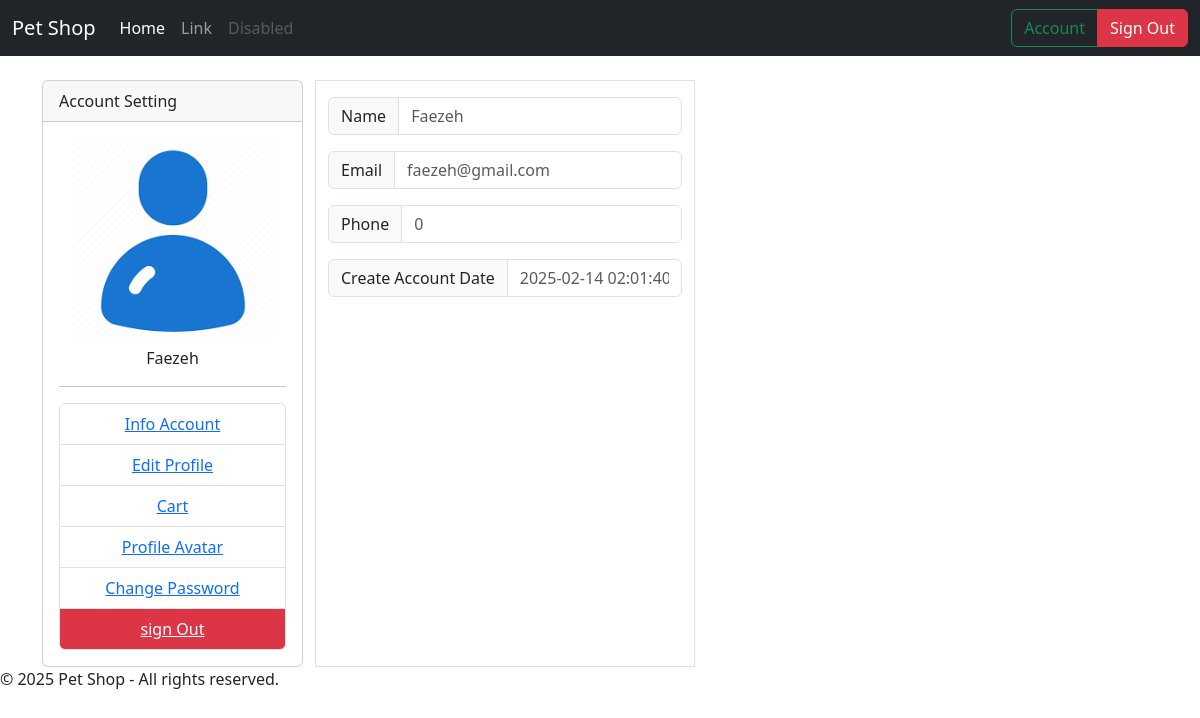
Page /account/info (signed in) on the earlier database version.
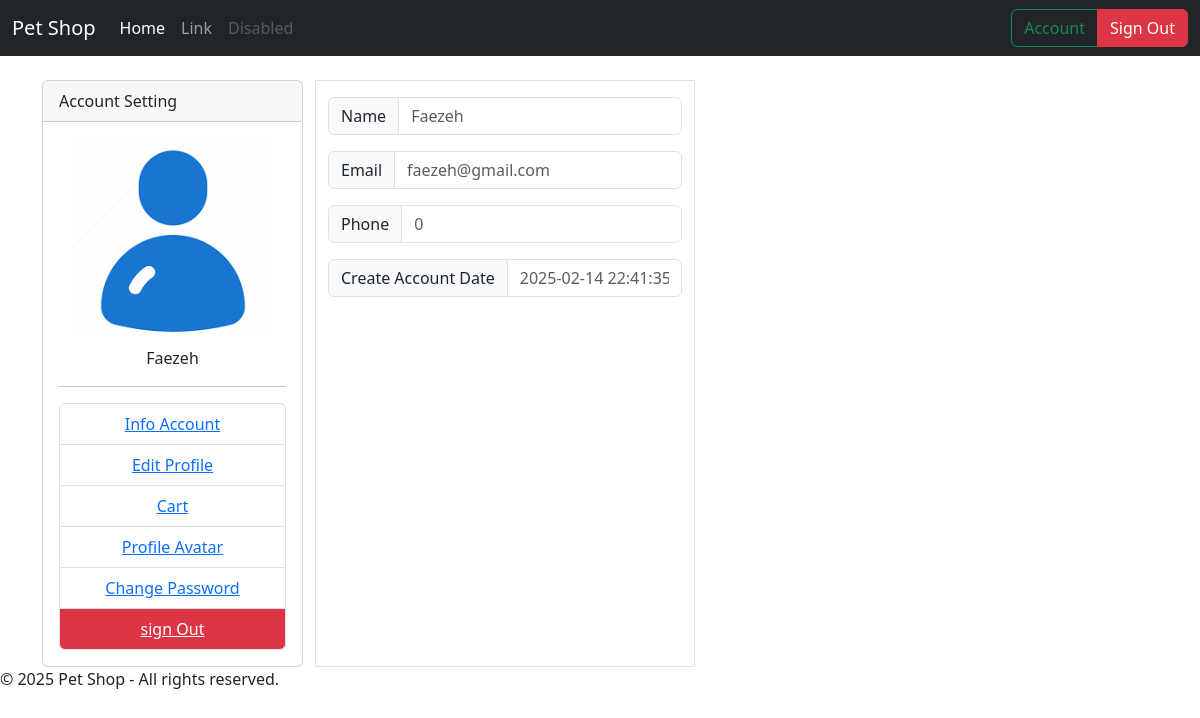
Same page on the later database version.
### models/User.py (models this page shows, shortened)
class Users(db.Model, UserMixin):
    id = Column(Integer, primary_key=True, autoincrement=True)
    name = Column(String(110))
    email = Column(String(110), unique=True)
    _passwd = Column("passwd", String(256))  # رمز عبور هش‌شده
    admin = Column(Boolean(), default=False)
    avatar = Column(String(110), default='/static/img/avatar.png')
    phone = Column(String(20), default='0')
    created_at = Column(DateTime(), default=datetime.utcnow)
    @property
    def passwd(self):
        """مدیریت مقدار هش‌شده رمز عبور"""
        return self._passwd
    @passwd.setter
    def passwd(self, password):
        """هش کردن رمز عبور عادی و ذخیره در _passwd"""
        self._passwd = generate_password_hash(password)

### controller/user.py (the view)
    @login_required
    def account_info(self):
        return render_template('/account/info.html')

### app.py (called while the page is built)
@login.user_loader
def userLoader(user_id):
    return Users.query.get(user_id)

### templates/account/info.html
{% include './header.html' %}
<div class="container">
    <div class="row mt-4">
        {% include "./account/menu.html" %}
        <div class="col-4 border bg-white">
            <div class="input-group mb-3 mt-3">
                <span class="input-group-text" id="basic-addon1">Name</span>
                <input type="text" class="form-control" placeholder="{{ current_user.name }}" aria-label="Username" aria-describedby="basic-addon1" readonly>
            </div>
            <div class="input-group mb-3 mt-3">
                <span class="input-group-text" id="basic-addon1">Email</span>
                <input type="text" class="form-control" placeholder="{{ current_user.email }}" aria-label="Username" aria-describedby="basic-addon1" readonly>
            </div>
            <div class="input-group mb-3 mt-3">
                <span class="input-group-text" id="basic-addon1">Phone</span>
                <input type="text" class="form-control" placeholder="{{ current_user.phone }}" aria-label="Username" aria-describedby="basic-addon1" readonly>
            </div>
            <div class="input-group mb-3 mt-3">
                <span class="input-group-text" id="basic-addon1">Create Account Date</span>
                <input type="text" class="form-control" placeholder="{{ current_user.created_at }}" aria-label="Username" aria-describedby="basic-addon1" readonly>
            </div>
        </div>
    </div>
</div>
{% include './footer.html' %}

### templates/header.html (shortened to what this page needs)
<!DOCTYPE html>
<html lang="en">
<head>
    <link rel="stylesheet" href="{{ url_for('static', filename='css/styles.css') }}">
    <link href="https://cdn.jsdelivr.net/npm/bootstrap@5.3.0/dist/css/bootstrap.min.css" rel="stylesheet">
</head>
<body>
    <nav class="navbar navbar-expand-lg navbar-dark bg-dark">
        <div class="container-fluid">
          <a class="navbar-brand" href="#">Pet Shop</a>
          <div class="collapse navbar-collapse" id="navbarTogglerDemo02">
            <ul class="navbar-nav me-auto mb-2 mb-lg-0">
              <li class="nav-item">
                <a class="nav-link active" aria-current="page" href="#">Home</a>
              </li>
              <li class="nav-item">
                <a class="nav-link" href="#">Link</a>
              </li>
              <li class="nav-item">
                <a class="nav-link disabled" aria-disabled="true">Disabled</a>
              </li>
            </ul>
            <form class="d-flex" role="search">
              {% if current_user.is_authenticated %}
              <div class="btn-group" role="group">
                <a href="{{ url_for('account') }}" class="btn btn-outline-success">Account</a>
                <a href="{{ url_for('SignOut') }}" class="btn btn-danger">Sign Out</a>
              </div>
              {% else %}
              <div class="btn-group" role="group">
                <a href="{{ url_for('SignIn') }}" class="btn btn-outline-warning">Sign In</a>
                <a href="{{ url_for('SignUp') }}" class="btn btn-outline-info">Sign Up</a>
              </div>
              {% endif %}
            </form>
          </div>
        </div>
      </nav>

### templates/account/menu.html
<dev class="col-3">
    <div class="card">
        <div class="card-header">Account Setting</div>
        <div class="card-body text-center">
            <img src="{{ url_for('static' , filename=current_user.avatar) }}" width="200" height="200" alt="">
            <p class="text-center mt-2">{{ current_user.name }}</p>
            <hr>
            <ul class="list-group">
                <li class="list-group-item"><a class="link" href="{{ url_for('account_info') }}">Info Account</a></li>
                <li class="list-group-item"><a class="link" href="{{ url_for('account_edit') }}">Edit Profile</a></li>
                <li class="list-group-item"><a class="link" href="{{ url_for('view_cart') }}">Cart</a></li>
                <li class="list-group-item"><a class="link" href="{{ url_for('account_avatar') }}">Profile Avatar</a></li>
                <li class="list-group-item"><a class="link" href="{{ url_for('account_password') }}">Change Password</a></li>
                <li class="list-group-item bg-danger "><a class="link text-white" href="{{ url_for('SignOut') }}">sign Out</a></li>
            </ul>
        </div>
    </div>
</dev>

### templates/footer.html
<footer>
    <p>&copy; 2025 Pet Shop - All rights reserved.</p>
</footer>
</body>
</html>

Differences in the rows shown:
changed Users "Faezeh": created_at "2025-02-14 02:01:40.988574" → "2025-02-14 22:41:35.163932"
